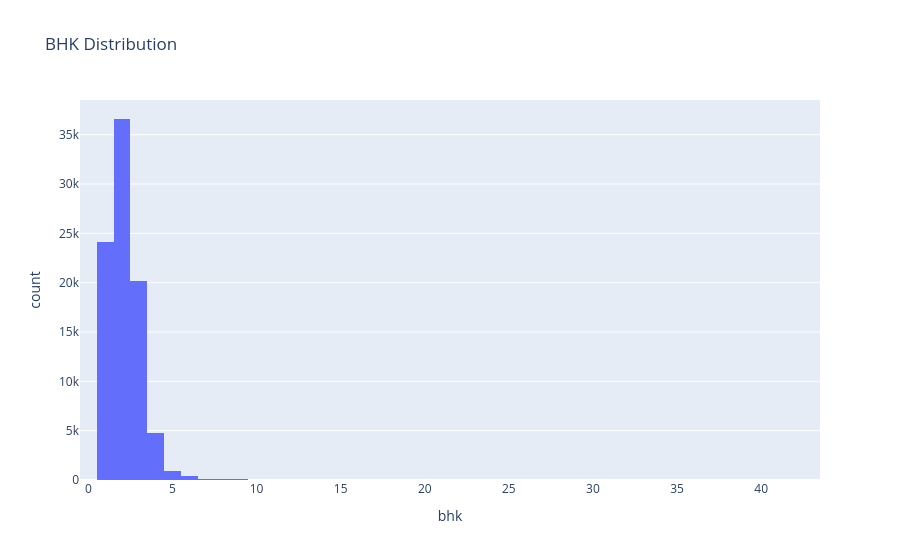

The notebook cell saved with this chart:
### Code cell
fig = px.histogram(
    master,
    x="bhk",
    title="BHK Distribution"
)

fig.show()

### Figure 1 — Plotly figure (JSON) as saved in the notebook; plotly's stock layout.template omitted (floating-point values rounded to 4 significant figures; data arrays with more than 128 entries replaced by an {"elided": "..."} marker saying what was removed)
{"data": [{"bingroup": "x", "hovertemplate": "bhk=%{x}<br>count=%{y}<extra></extra>", "legendgroup": "", "marker": {"color": "#636efa", "pattern": {"shape": ""}}, "name": "", "orientation": "v", "showlegend": false, "type": "histogram", "x": {"elided": "88918 float values"}, "xaxis": "x", "yaxis": "y"}], "layout": {"barmode": "relative", "legend": {"tracegroupgap": 0}, "title": {"text": "BHK Distribution"}, "xaxis": {"anchor": "y", "domain": [0, 1], "title": {"text": "bhk"}}, "yaxis": {"anchor": "x", "domain": [0, 1], "title": {"text": "count"}}}}
